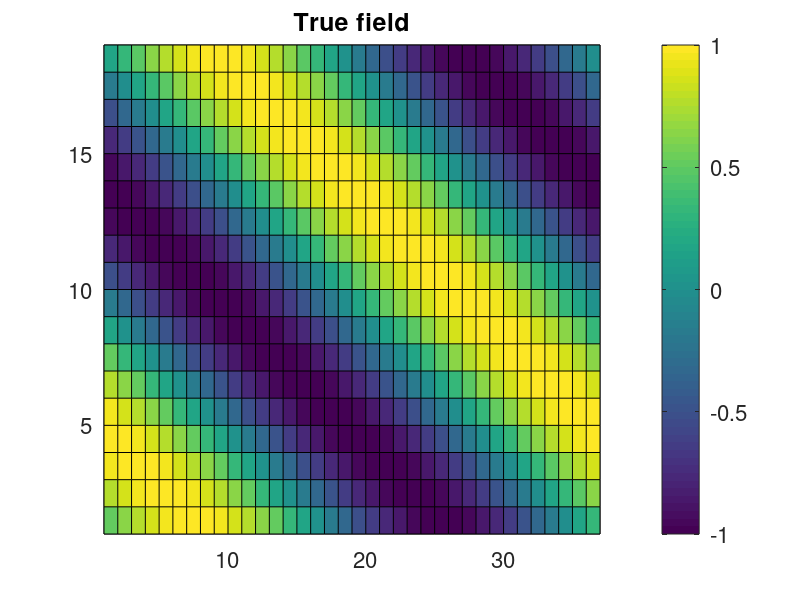
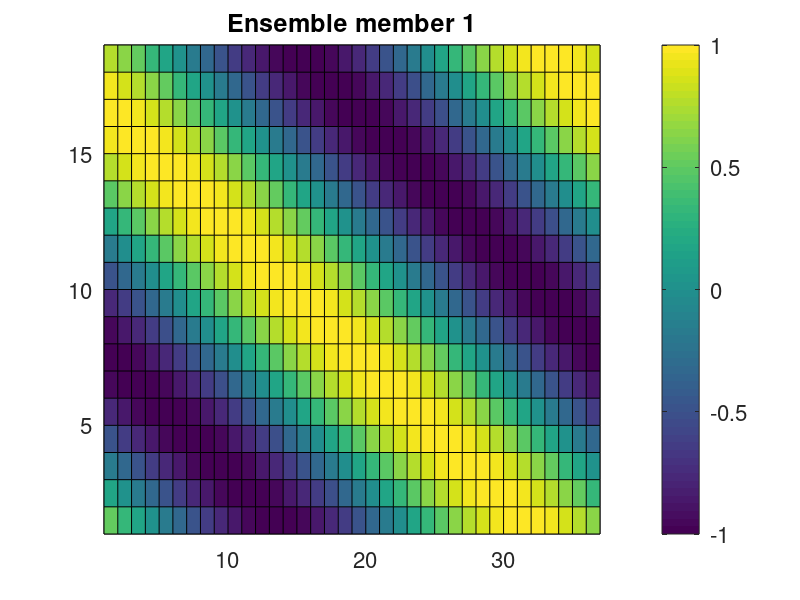
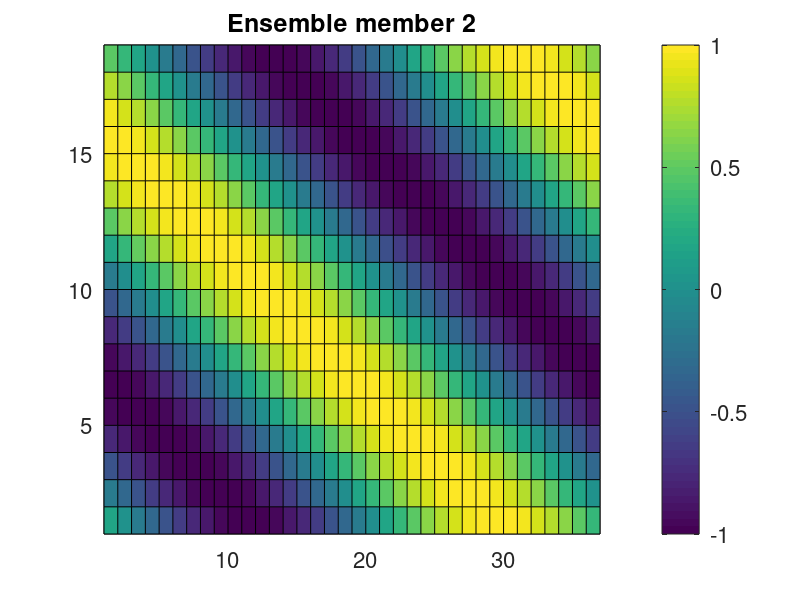
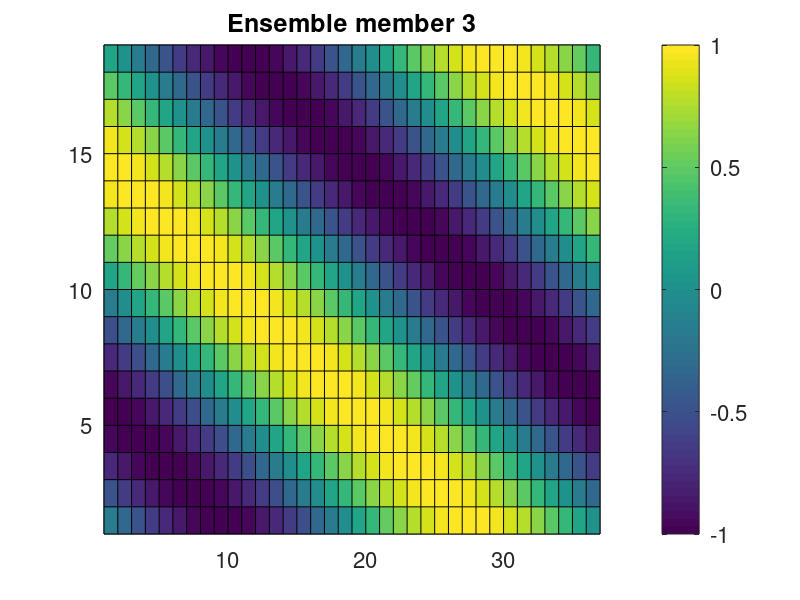

MATLAB code to generate these figures, in order:
% Script to generate files for the PDAF offline tutorial

dim_x = 36;         % Grid dimension in x-direction
dim_y = 18;         % Grid dimension in y-direction
dim_ens = 9;        % Maximum ensemble size
stddev_obs = 0.5;   % Observation error standard deviation
dxobs = 5;          % x-Grid spacing for observations type A
dyobs = 4;          % y-Grid spacing for observations type A
dxobsB = 11;        % x-Grid spacing for observations type B
dyobsB = 8;         % y-Grid spacing for observations type B
obsB_offsetx = -4;  % x-offset in position of observations type B
obsB_offsety = -2;  % y-offset in position of observations type B

% Locations of observations not placed at grid points (x, y) - type C
obs_interp = [3.0 2.1; ...
     3.4 6.8; ...
     6.1 6.8; ...
     8.9 7.6; ...
     8.9 14.9; ...
     20.0 6.4; ...
     20.4 16.1; ...
     14.1 10.2; ...
     31.0 5.2; ...
     31.2 11.9; ...
     28.9 14.9];

% True field
for j=1:dim_x
    for i=1:dim_y
        field(i,j) = sin(2*pi*(i/18+j/36));
    end
end


field_plot=zeros(dim_y+1, dim_x+1);
field_plot(1:dim_y,1:dim_x) = field;
figure
pcolor(field_plot)
set(gca,'fontsize',16)
cb=colorbar
set(cb,'fontsize',16)
title('True field','fontsize',18)


% Ensemble states
for k=1:dim_ens
    for j=1:dim_x
        for i=1:dim_y
            ens(i,j,k) = sin(2*pi*(i/18+j/36)+2*0.5*pi*(k+5)/dim_ens);
        end
    end
    figure
    field_plot=zeros(dim_y+1, dim_x+1);
    field_plot(1:dim_y,1:dim_x) = ens(:,:,k);
    pcolor(field_plot)
    set(gca,'fontsize',16)
    cb=colorbar
    set(cb,'fontsize',16)
    title(['Ensemble member ' num2str(k)],'fontsize',18)
end

figure
field_plot=zeros(dim_y+1, dim_x+1);
ensmean = mean(ens,3);
field_plot(1:dim_y,1:dim_x) = ensmean;
pcolor(field_plot)
set(gca,'fontsize',16)
cb=colorbar
set(cb,'fontsize',16)
title('Initial estimate (ensemble mean)','fontsize',18)

% Observations
obs_error = stddev_obs * randn(dim_y, dim_x);
full_obs = field + obs_error;

field_plot=zeros(dim_y+1, dim_x+1);
field_plot(1:dim_y,1:dim_x) = full_obs;
figure
pcolor(field_plot)
set(gca,'fontsize',16)
cb=colorbar
set(cb,'fontsize',16)
title('Perturbed true state','fontsize',18)

obs = zeros(dim_y, dim_x)-999;
for j=dxobs:dxobs:dim_x
    for i=dyobs:dyobs:dim_y
        obs(i,j) = full_obs(i,j);
    end
end

obsB = zeros(dim_y, dim_x)-999;
for j=dxobsB+obsB_offsetx:dxobsB:dim_x
    for i=dyobsB+obsB_offsety:dyobsB:dim_y
        obsB(i,j) = full_obs(i,j);
    end
end

field_plot=zeros(dim_y+1, dim_x+1);
field_plot(1:dim_y,1:dim_x) = obs;
figure
pcolor(field_plot)
set(gca,'fontsize',16)
cb=colorbar
set(cb,'fontsize',16)
title(['Type A: 28 Observations used for analysis'],'fontsize',18)
set(gca,'clim',[-3 3])

field_plot=zeros(dim_y+1, dim_x+1);
field_plot(1:dim_y,1:dim_x) = obsB;
figure
pcolor(field_plot)
set(gca,'fontsize',16)
cb=colorbar
set(cb,'fontsize',16)
title(['Type B: 6 Observations used for analysis'],'fontsize',18)
set(gca,'clim',[-3 3])

% Interpolated observations
iobs_error = stddev_obs * randn(length(obs_interp));
for i=1:length(obs_interp)
    % Get closted grid points
    gx(1) = floor(obs_interp(i,1));
    gx(2) = ceil(obs_interp(i,1));
    if gx(2)==gx(1)
        gx(2) = gx(2)+1;
    end
    gy(1) = floor(obs_interp(i,2));
    gy(2) = ceil(obs_interp(i,2));
    if gy(2)==gy(1)
        gy(2) = gy(2)+1;
    end

    % Compute interpolation coefficients
    denum = (gx(2)-gx(1))*(gy(2)-gy(1));
    icoeff(1) = (gx(2)-obs_interp(i,1))*(gy(2)-obs_interp(i,2))/denum;
    icoeff(2) = (obs_interp(i,1)-gx(1))*(gy(2)-obs_interp(i,2))/denum;
    icoeff(3) = (gx(2)-obs_interp(i,1))*(obs_interp(i,2)-gy(1))/denum;
    icoeff(4) = (obs_interp(i,1)-gx(1))*(obs_interp(i,2)-gy(1))/denum;

    % Interpolate
    iobs(i,1) = icoeff(1)*field(gy(1),gx(1))+icoeff(2)*field(gy(1),gx(2))+ ...
        icoeff(3)*field(gy(2),gx(1))+icoeff(4)*field(gy(2),gx(2));

    % Add error
    iobs(i,1) = iobs(i,1) + iobs_error(i);

    % Augment with coordinates
    iobs(i,2:3) = obs_interp(i,1:2);
end 

field_plot=zeros(dim_y+1, dim_x+1) - 999;
for i=1:length(obs_interp)
    field_plot(floor(obs_interp(i,2)),floor(obs_interp(i,1))) = iobs(i,1);
end
figure
pcolor(field_plot)
set(gca,'fontsize',16)
cb=colorbar;
set(cb,'fontsize',16)
title([num2str(length(obs_interp)) ' Observations used with bi-linear interpolation'],'fontsize',18)
set(gca,'clim',[-3 3])


%%%%%%%%%%%%%%%%%%% Write files

% True field
fid = fopen('true.txt','w');
for i=1:dim_y
    fprintf(fid,'%14.8f',field(i,:));
    fprintf(fid,'\n')
end
fclose(fid)


% Observations - type A
fid = fopen('obsA.txt','w');
for i=1:dim_y
    fprintf(fid,'%14.6f',obs(i,:));
    fprintf(fid,'\n')
end
fclose(fid)

% Observations - type B
fid = fopen('obsB.txt','w');
for i=1:dim_y
    fprintf(fid,'%14.6f',obsB(i,:));
    fprintf(fid,'\n')
end
fclose(fid)

% Interpolated observations
fid = fopen(['obsC.txt'],'w');
fprintf(fid,'%5i',length(obs_interp));
fprintf(fid,'\n');
for i=1:length(obs_interp)
    fprintf(fid,'%14.6f',iobs(i,:));
    fprintf(fid,'\n');
end
fclose(fid);

% Ensemble
for k=1:dim_ens
    fid = fopen(['ens_' num2str(k) '.txt'],'w');
    for i=1:dim_y
        fprintf(fid,'%14.8f',ens(i,:,k));
        fprintf(fid,'\n')
    end
    fclose(fid)
end


% Ensemble mean
fid = fopen('state_ini.txt','w');
for i=1:dim_y
    fprintf(fid,'%14.6f',ensmean(i,:));
    fprintf(fid,'\n')
end
fclose(fid)
